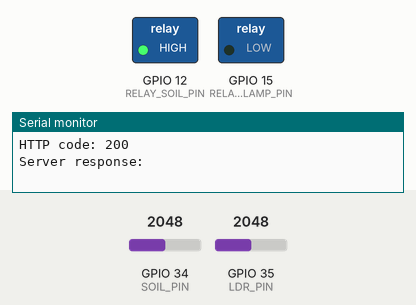
This sketch was run on a simulated ESP32. Shown: switched loads named in the sketch (green lamp = pin HIGH), the last lines printed to the serial monitor. The test bench sets the inputs (shaded band); at power-on: GPIO 35 (LDR_PIN) = 2048, GPIO 34 (SOIL_PIN) = 2048. WiFi joins after 1.5 s; servers stay silent unless stated; uploads are accepted with an empty reply; random numbers use the default seed unless the sketch sets one; no MQTT or app messages arrive unless stated.

Above: at 2.7 s.
2.8 s: GPIO 35 (LDR_PIN) set to 1953
At 4.3 s:
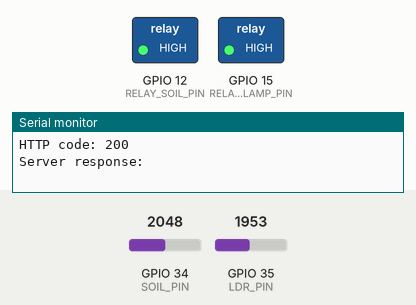
5.8 s: GPIO 34 (SOIL_PIN) set to 2864
8.8 s: GPIO 34 (SOIL_PIN) set to 2973
At 11.2 s:
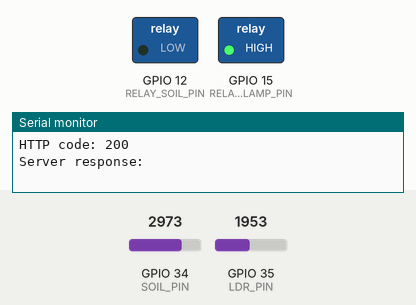
12.2 s: GPIO 34 (SOIL_PIN) set to 2866
At 13.5 s:
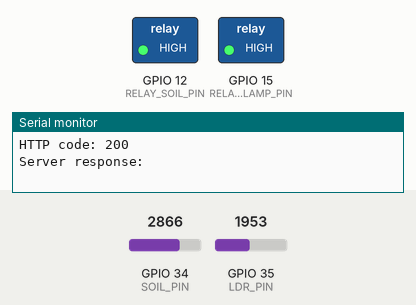
15.2 s: GPIO 34 (SOIL_PIN) set to 3603
At 15.8 s:
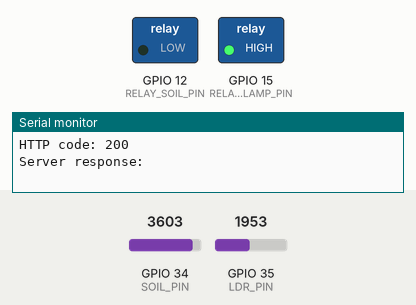
18.2 s: GPIO 35 (LDR_PIN) set to 2047
At 20.5 s:
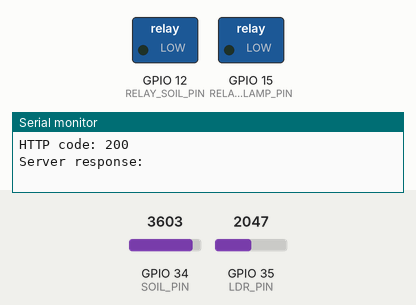
Timing chart, 0 to 22.0 s (numbered marks = the images above; inputs shaded):
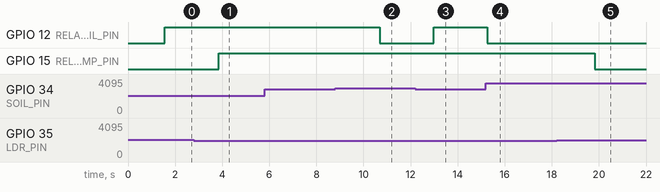

The sketch:

sketch_oct12a.ino
```cpp
#include <WiFi.h>
#include <PubSubClient.h>
#include <HTTPClient.h>

const int LDR_PIN = 35;    // Pin untuk sensor LDR
const int SOIL_PIN = 34;   // Pin untuk sensor soil
const int RELAY_SOIL_PIN = 12; // Pin untuk relay soil
const int RELAY_LAMP_PIN = 15; // Pin untuk relay lampu

const int SOIL_THRESHOLD_PERCENT = 71; // Ambang batas untuk kelembaban tanah (dalam persentase)
const int LDR_THRESHOLD_PERCENT = 49;  // Ambang batas untuk sensor LDR (dalam persentase)

WiFiClient wifiClient;
PubSubClient mqttClient(wifiClient);

const char* ssid = "Frost";
const char* password = "hahahahihihi";

const char* mqttServer = "broker.hivemq.com";
const int mqttPort = 1883;
String serverName = "https://api.thingspeak.com/update?api_key=T51F2CLSXBS296IV";
const char *mqtt_clientId = "ESP32Client";


void reconnect() {
  while (!mqttClient.connected()) {
    Serial.println("Connecting to MQTT Broker...");
    String clientId = "ESP32Client-";
    clientId += String(random(0xffff), HEX);

    if (mqttClient.connect(clientId.c_str())) {
      Serial.println("Connected.");
    } else {
      Serial.print("Failed, rc=");
      Serial.print(mqttClient.state());
      Serial.println(" Retrying in 5 seconds...");
      delay(5000);
    }
  }
}

void setupMQTT() {
  mqttClient.setServer(mqttServer, mqttPort);
}

void setupRelays() {
  pinMode(RELAY_SOIL_PIN, OUTPUT);
  pinMode(RELAY_LAMP_PIN, OUTPUT);
  digitalWrite(RELAY_SOIL_PIN, LOW); // Matikan relay soil awalnya
  digitalWrite(RELAY_LAMP_PIN, LOW); // Matikan relay lampu awalnya
}

void controlRelays(int soilMoisturePercent, int ldrIntensityPercent) {
  if (soilMoisturePercent < SOIL_THRESHOLD_PERCENT) {
    // Hidupkan relay soil jika kelembaban tanah rendah
    digitalWrite(RELAY_SOIL_PIN, HIGH);
  } else {
    // Matikan relay soil jika kelembaban tanah mencukupi
    digitalWrite(RELAY_SOIL_PIN, LOW);
  }

  if (ldrIntensityPercent < LDR_THRESHOLD_PERCENT) {
    // Hidupkan relay lampu jika intensitas cahaya rendah
    digitalWrite(RELAY_LAMP_PIN, HIGH);
  } else {
    // Matikan relay lampu jika intensitas cahaya mencukupi
    digitalWrite(RELAY_LAMP_PIN, LOW);
  }
}

void sendDataToHTTP(int soilMoisture, int ldrValue) {
  HTTPClient http;
  String url = "https://iottugas.000webhostapp.com/send_data.php"; // Ganti dengan URL atau endpoint yang sesuai
  url += "?soilPercent=" + String(soilMoisture);
  url += "&ldrPercent=" + String(ldrValue);

  Serial.print("Sending GET request to: ");
  Serial.println(url);

  http.begin(url);
  int httpCode = http.GET();

  if (httpCode > 0) {
    Serial.printf("HTTP code: %d\n", httpCode);
    if (httpCode == HTTP_CODE_OK) {
      String payload = http.getString();
      Serial.println("Server response: " + payload);
    }
  } else {
    Serial.println("Failed to send HTTP request.");
  }

  http.end();
}

void setup() {
  Serial.begin(9600);

  WiFi.begin(ssid, password);

  while (WiFi.status() != WL_CONNECTED) {
    delay(500);
    Serial.print(".");
  }
  Serial.println("");
  Serial.println("Connected to Wi-Fi");

  setupMQTT();
  setupRelays();
}

void loop() {
  if (!mqttClient.connected())
    reconnect();

  mqttClient.loop();

  int ldrValue = analogRead(LDR_PIN);
  int ldrPercent = map(ldrValue, 0, 4095, 0, 100); // Ubah nilai sensor menjadi persentase
  ldrPercent = constrain(ldrPercent, 0, 100); // Pastikan persentase berada dalam kisaran 0-100

  char ldrString[5]; // Ukuran string disesuaikan dengan panjang persentase (maksimal 3 digit + '%' + null terminator)
  snprintf(ldrString, sizeof(ldrString), "%d%%", ldrPercent);
  Serial.print("LDR Intensity: ");
  Serial.println(ldrString);
  mqttClient.publish("greenhouse/ldr", ldrString);

  int soilMoistureValue = analogRead(SOIL_PIN);
  int soilPercent = map(soilMoistureValue, 0, 4095, 0, 100); // Ubah nilai sensor menjadi persentase
  soilPercent = constrain(soilPercent, 0, 100); // Pastikan persentase berada dalam kisaran 0-100

  char soilString[5]; // Ukuran string disesuaikan dengan panjang persentase (maksimal 3 digit + '%' + null terminator)
  snprintf(soilString, sizeof(soilString), "%d%%", soilPercent);
  Serial.print("Soil Moisture: ");
  Serial.println(soilString);
  mqttClient.publish("greenhouse/soil", soilString);

  controlRelays(soilPercent, ldrPercent); // Menggunakan persentase untuk kontrol relay

  sendDataToHTTP(soilPercent, ldrPercent);

  delay(2000);
}
```

Measured:
- the behaviour switches between 2007 and 2006 on GPIO 35 (LDR_PIN) (found by bisection; images 0 and 1)
- the behaviour switches between 2907 and 2908 on GPIO 34 (SOIL_PIN) (found by bisection; images 1 and 2)
- after the input at 2.8 s, GPIO 15 (RELAY_LAMP_PIN): LOW → HIGH after 1.1 s
- after the input at 8.8 s, GPIO 12 (RELAY_SOIL_PIN): HIGH → LOW after 1.9 s
- after the input at 12.2 s, GPIO 12 (RELAY_SOIL_PIN): LOW → HIGH after 0.78 s
- after the input at 15.2 s, GPIO 12 (RELAY_SOIL_PIN): HIGH → LOW after 0.07 s
- after the input at 18.2 s, GPIO 15 (RELAY_LAMP_PIN): HIGH → LOW after 1.6 s
